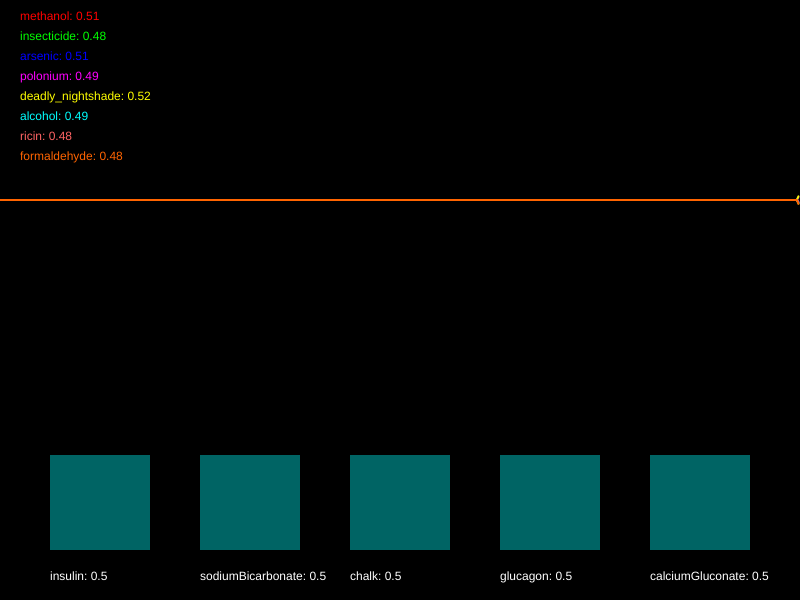
Frame 1 (no input)
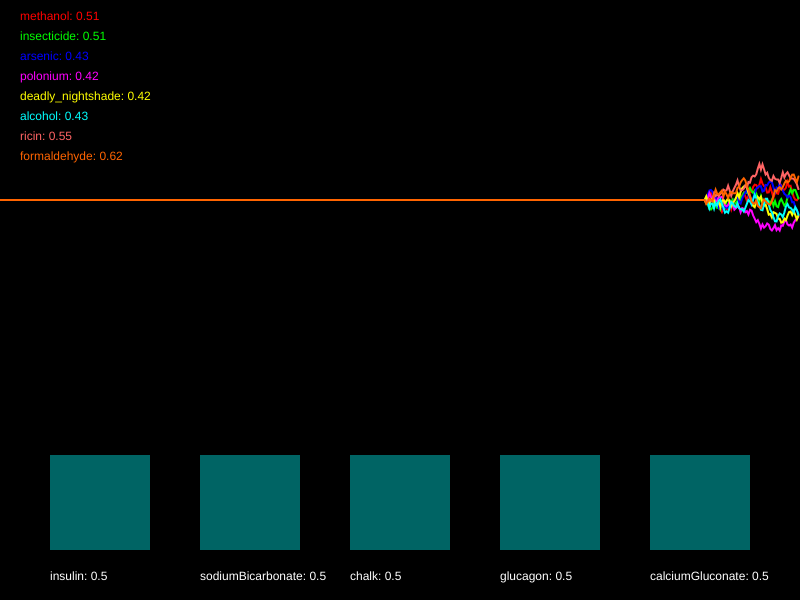
Frame 60 (no input)
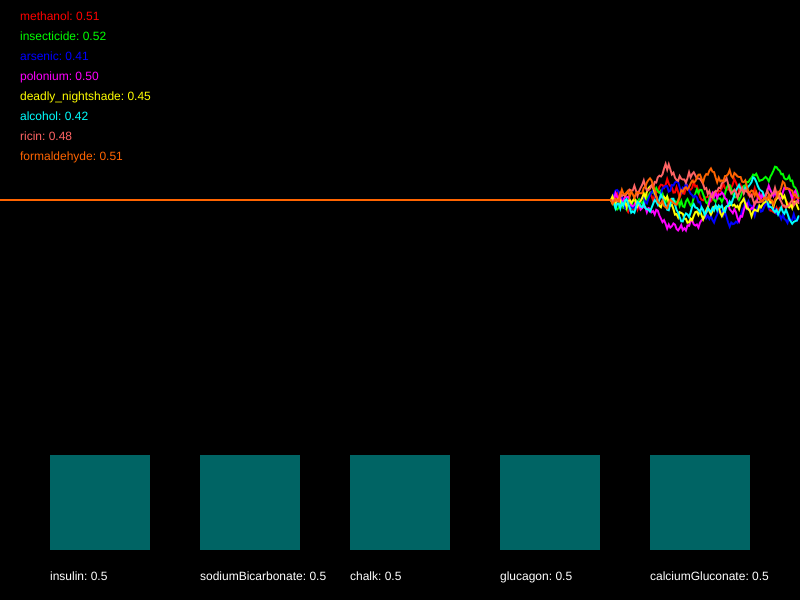
Frame 120 (the mouse pressed at the canvas centre since frame 60)

The p5.js sketch that drew these frames (run headless with seeded random() and noise() and a simulated clock; from frame 60 on, the mouse is pressed at the canvas centre):

// p5.js sketch
// ── sketch.js
/*

Officer: 8118839
CaseNum: 401-3-77601518-8118839

Case 401 - The Case of Norbert's Weiner Stand
Stage 4 - Mortal Cupcake

It seems that Norbert is getting desperate now. In what appears to be his final
stand he has set up his own cupcake shop. The laced cupcakes look delicious but
they are extremely dangerous. Just a brief whiff of one can induce a series of
deadly symptoms. This is Norbert’s most complex poison to date, so you’ll have
to work hard to produce a viable antidote.

You must develop the antidote by using conditional statements in the draw loop to
do the following.

	- If arsenic goes above 0.43 or polonium goes above 0.41, whilst at the same time, insecticide goes above 0.51, decrement insulin by 0.02
	- When alcohol dips below 0.56 and methanol dips below 0.56, or on the other hand, formaldehyde dips below 0.56, increase insulin by 0.02
	- When deadly_nightshade goes above 0.35 and methanol goes above 0.63, or on the other hand, arsenic goes above 0.44 and alcohol goes above 0.66, decrement sodiumBicarbonate by 0.01
	- If polonium goes above 0.6 or insecticide dips below 0.54, whilst at the same time, formaldehyde dips below 0.62 or ricin goes above 0.72, try increasing sodiumBicarbonate by 0.04
	- If alcohol dips below 0.74, whilst at the same time, deadly_nightshade dips below 0.69 or arsenic dips below 0.42, reduce chalk by 0.01
	- If ricin dips below 0.26, polonium dips below 0.26, and also formaldehyde goes above 0.57, raise chalk by 0.05
	- If ricin dips below 0.37 and polonium dips below 0.6, or on the other hand, formaldehyde goes above 0.45 and deadly_nightshade dips below 0.61, decrement glucagon by 0.04
	- If alcohol dips below 0.54 or arsenic goes above 0.68, whilst at the same time, insecticide goes above 0.55 or methanol goes above 0.68, try increasing glucagon by 0.04
	- If methanol dips below 0.71, alcohol dips below 0.67, and also formaldehyde dips below 0.73, decrement calciumGluconate by 0.02
	- If insecticide goes above 0.28 and deadly_nightshade dips below 0.58, or on the other hand, ricin dips below 0.4 and polonium goes above 0.45, increase calciumGluconate by 0.02


Your conditional statements should:

consider the following poisons:

	- methanol
	- insecticide
	- arsenic
	- polonium
	- deadly_nightshade
	- alcohol
	- ricin
	- formaldehyde


and modify the following antidotes:

	- insulin
	- sodiumBicarbonate
	- chalk
	- glucagon
	- calciumGluconate


- There are many ways to complete this task but you should only use the
following commands:

	if(){}
	+=
	-=

*/

//Declare the poison variables
var methanol;
var insecticide;
var arsenic;
var polonium;
var deadly_nightshade;
var alcohol;
var ricin;
var formaldehyde;


//Declare the antidote variables
var insulin;
var sodiumBicarbonate;
var chalk;
var glucagon;
var calciumGluconate;


//This variable is used for drawing the graph
var graphs;


function setup()
{

	createCanvas(800,600);
	strokeWeight(2);

	//initialise the poisons and antidotes
	methanol = 0.5;
	insecticide = 0.5;
	arsenic = 0.5;
	polonium = 0.5;
	deadly_nightshade = 0.5;
	alcohol = 0.5;
	ricin = 0.5;
	formaldehyde = 0.5;
	insulin = 0.5;
	sodiumBicarbonate = 0.5;
	chalk = 0.5;
	glucagon = 0.5;
	calciumGluconate = 0.5;


	//fills the graph with empty values
	graphs = [];

	for(var i = 0; i < 8; i++)
	{
		graphs.push([]);
		for(var j = 0; j < 512; j++)
		{
			graphs[i].push(0.5);
		}
	}

}

function draw()
{

	//Develop the antidote below
	//Write conditional statements to change the amount of each substance ...




	//////////////////////////////////////////////////////

	//the code below generates new values using random numbers

	/*
		For testing, you might want to temporarily comment out
		these lines and set the same variables to constant values
		instead.
	*/

	methanol = nextValue(graphs[0],methanol);
	insecticide = nextValue(graphs[1],insecticide);
	arsenic = nextValue(graphs[2],arsenic);
	polonium = nextValue(graphs[3],polonium);
	deadly_nightshade = nextValue(graphs[4],deadly_nightshade);
	alcohol = nextValue(graphs[5],alcohol);
	ricin = nextValue(graphs[6],ricin);
	formaldehyde = nextValue(graphs[7],formaldehyde);


	insulin = constrain(insulin, 0, 1);
	sodiumBicarbonate = constrain(sodiumBicarbonate, 0, 1);
	chalk = constrain(chalk, 0, 1);
	glucagon = constrain(glucagon, 0, 1);
	calciumGluconate = constrain(calciumGluconate, 0, 1);


	///////// DO NOT CHANGE THE CODE BELOW ///////////

	//drawing code

	// set background
	background(0);
	noFill();

	//draw the graphs for the vitals

	var colors = [
		color(255, 0, 0),
		color(0, 255, 0),
		color(0, 0, 255),
		color(255, 0, 255),
		color(255, 255, 0),
		color(0, 255, 255),
		color(255, 100, 100),
		color(255, 100, 0)
	];

	for(var i = 0; i < graphs.length; i++)
	{
		stroke(colors[i]);
		drawGraph(graphs[i]);
	}

	//draw the poisons as text
	noStroke();
	fill(colors[0]);
	text('methanol: ' + nf(methanol,1,2), 20,20);
	fill(colors[1]);
	text('insecticide: ' + nf(insecticide,1,2), 20,40);
	fill(colors[2]);
	text('arsenic: ' + nf(arsenic,1,2), 20,60);
	fill(colors[3]);
	text('polonium: ' + nf(polonium,1,2), 20,80);
	fill(colors[4]);
	text('deadly_nightshade: ' + nf(deadly_nightshade,1,2), 20,100);
	fill(colors[5]);
	text('alcohol: ' + nf(alcohol,1,2), 20,120);
	fill(colors[6]);
	text('ricin: ' + nf(ricin,1,2), 20,140);
	fill(colors[7]);
	text('formaldehyde: ' + nf(formaldehyde,1,2), 20,160);


	//draw the antidotes bar chart
	drawBar(insulin,50,'insulin');
	drawBar(sodiumBicarbonate,200,'sodiumBicarbonate');
	drawBar(chalk,350,'chalk');
	drawBar(glucagon,500,'glucagon');
	drawBar(calciumGluconate,650,'calciumGluconate');


}

function nextValue(graph, val)
{
	//gets the next value for a vital and puts it in an array for drawing
	var delta = random(-0.03,0.03);

	val += delta;
	if(val > 1 || val < 0)
	{
		delta *= -1;
		val += delta * 2;
	}

	graph.push(val)
	graph.shift();
	return val;
}

function drawGraph(graph)
{
	//draws an array as a graph
	beginShape();
	for(var i = 0; i < graph.length; i++)
	{
			vertex(width * i/512, height * 0.5 - graph[i]* height/3)
	}
	endShape();
}


function drawBar(val, x, name)
{
	//draws the bars for bar chart
    noStroke();
    fill(0,100,100);
	var mh = height * 0.4 - 50;
	rect(x,(height - 50) - val*mh, 100, val*mh);
    fill(255);
	text(name + ": " + val, x, height - 20);
}
